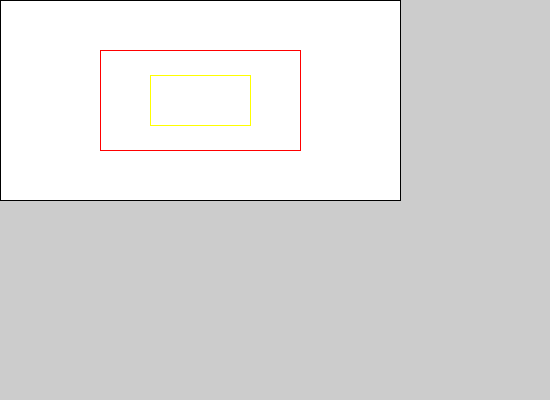
Frame 1 (no input)
Frame 60 (the mouse pressed at the canvas centre just before this capture): identical to frame 1, image omitted
Frame 120 (the mouse held since frame 60 and released just before this capture): identical to frame 1, image omitted

The Processing sketch that drew this single still picture (run headless with seeded random() and noise(); from frame 60 on, the mouse is pressed at the canvas centre):

// Processing sketch: question_1_a
// ── question_1_a.pde
void setup() {
  size(550,400);
  rectMode(CENTER);
};

void draw() {
  
  stroke(0);
  rect(200,100, 400, 200);
  
  stroke(255,0,0);
  rect(200,100, 200, 100);
  
  stroke(255, 255,0);
  rect(200,100, 100, 50);
  
};
